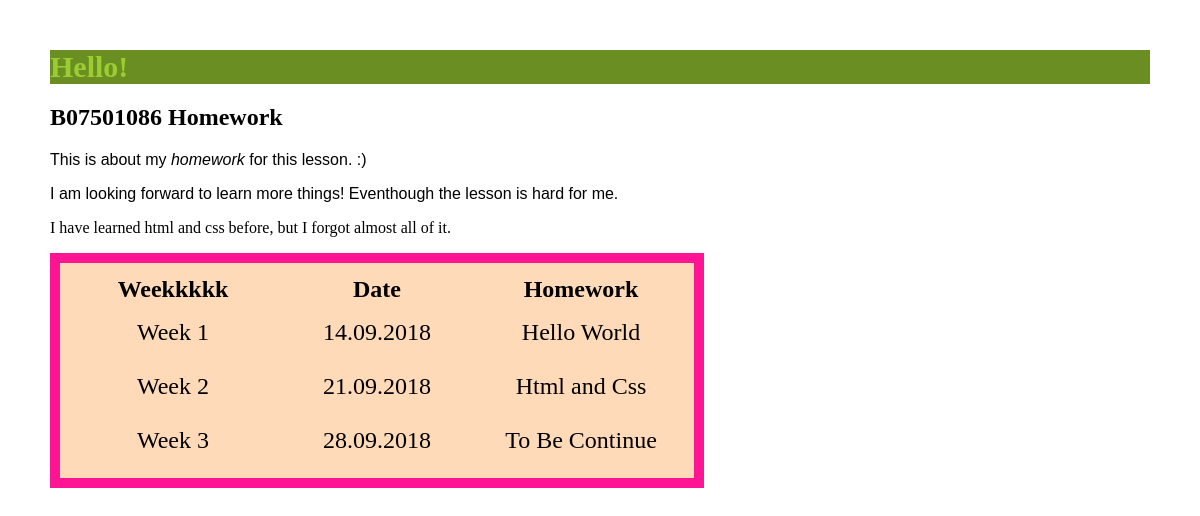
The app's page /, older data.
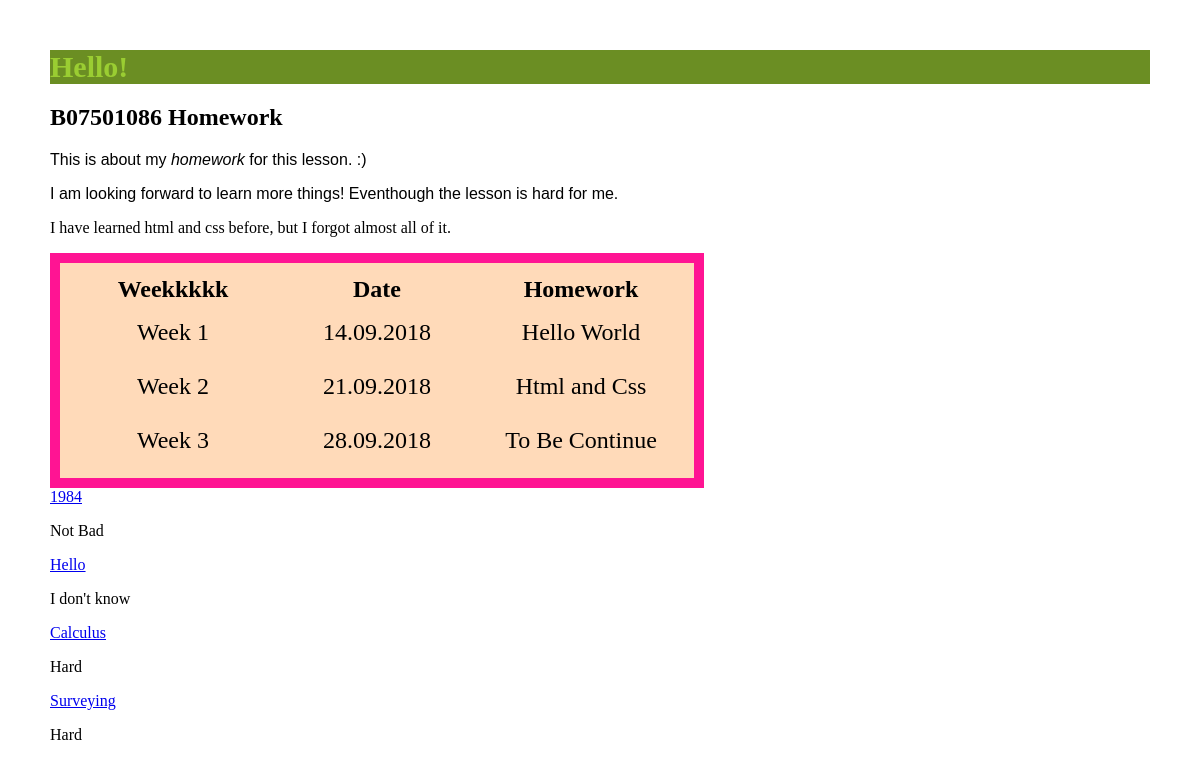
The same page, newer data.
### booklist/models.py (models this page shows)
class Booklist(models.Model):
	book = models.CharField (max_length=20)
	review = models.CharField (max_length=50)
	date = models.DateTimeField(auto_now_add=True)

### helloworld/views.py (the view)
# urls.py: path('', views.index)
def index(request):
	loop = [0,1,2,3,4,5,6]
	booklist = Booklist.objects.all().order_by('date')
	return render (request, 'html.html',{'booklist':booklist,'container':loop})

### templates/html.html (shortened to what this page needs)
<!DOCTYPE html>
<html>
	{% load  staticfiles %}
<head>
	<link href="{% static 'css.css' %}" rel="stylesheet" type="text/css" />
</head>
<body>
<h1 id="title">Hello!</h1>
<h2>B07501086 Homework</h2>
<p class="introduction">This is about my <em>homework</em> for this lesson. :)</p>
<div><p class="introduction bold">I am looking forward to learn more things! Eventhough the lesson is hard for me.</p>
<p>I have learned html and css before, but I forgot almost all of it.</p>
</div>
<table>
	<thead>
		<th>Weekkkkk</th>
		<th>Date</th>
		<th>Homework</th>
	</thead>
	<tbody>
		<tr>
			<td>Week 1</td>
			<td>14.09.2018</td>
			<td>Hello World</td>
		</tr>
		<tr>
			<td>Week 2</td>
			<td>21.09.2018</td>
			<td>Html and Css</td>
		</tr>
		<tr>
			<td>Week 3</td>
			<td>28.09.2018</td>
			<td>To Be Continue</td>
		</tr>
	</tbody>
</table>
<div class="booklist">
	{% for test in booklist %}
	<div class="test">
		<a href="#">
			{{test.book}}
		</a>
		<p>
			{{test.review}}
		</p>
	</div>
	{% endfor %}
</div>
</body>
</html>

### static/css.css (style rules this page uses)
body { margin:50px; }
.bold { text-decoration-style: bold; }
table { border:10px solid DeepPink; opacity:1; background-color: PeachPuff; border-collpase :collpase; padding:10px; font-size: 24px; align-self: center; }
.introduction { font-family: Arial; }
#title { color: rgb(154,205,50) ; font-size:30px; background-color: rgb(107,142,35); }
td { height: 50px; text-align: center; width:200px; }

Row changes from the older to the newer data that the page shows:
added Booklist: book "1984", review "Not Bad"
added Booklist: book "Hello", review "I don't know"
added Booklist: book "Calculus", review "Hard"
added Booklist: book "Surveying", review "Hard"
